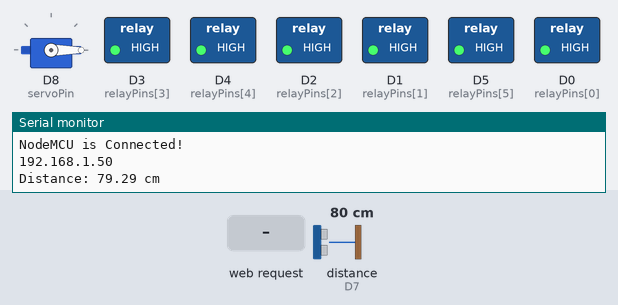
This sketch was run on a simulated ESP8266 (NodeMCU). On the bench: servo, switched loads named in the sketch (green lamp = pin HIGH), the last lines printed to the serial monitor. Wiring (inferred from the names in the program): ultrasonic range finder: trigger D6; echo D7. The inputs (shaded band) are chosen by the test bench; at power-on: distance to the obstacle (sensor on D7) 80 cm. The echo pulse lasts 58.3 µs per cm; WiFi joins after 1.5 s; servers stay silent unless stated; pins used as bus, display or sensor lines are not drawn.

Above: at 3.2 s.
3.3 s: HTTP request GET /switch_on_the_living_room_light received
At 5.3 s:
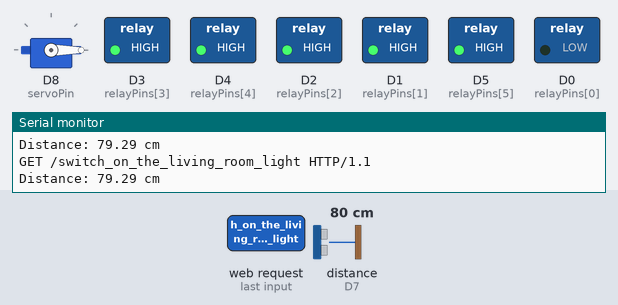
6.0 s: distance to the obstacle (sensor on D7) set to 18 cm
8.7 s: distance to the obstacle (sensor on D7) set to 14 cm
At 11.2 s:
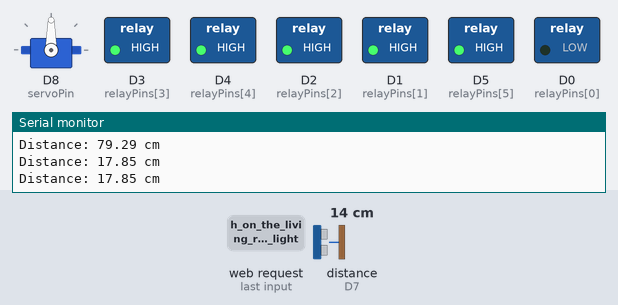
11.5 s: HTTP request GET /switch_off_the_living_room_light received
At 13.7 s:
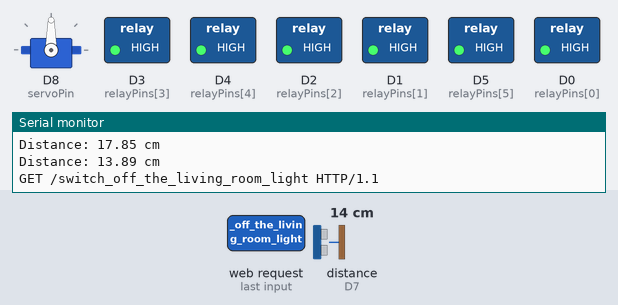
14.5 s: HTTP request GET /switch_on_the_living_room_fan received
At 17.2 s:
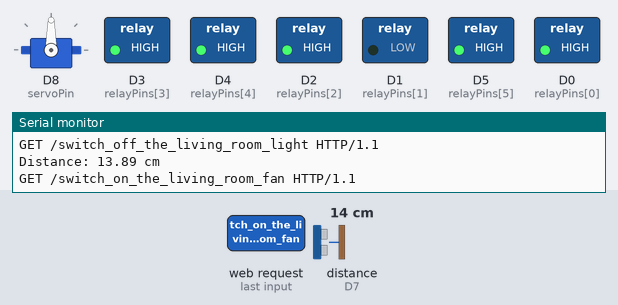
17.5 s: HTTP request GET /switch_on_the_bedroom_light received
At 19.6 s:
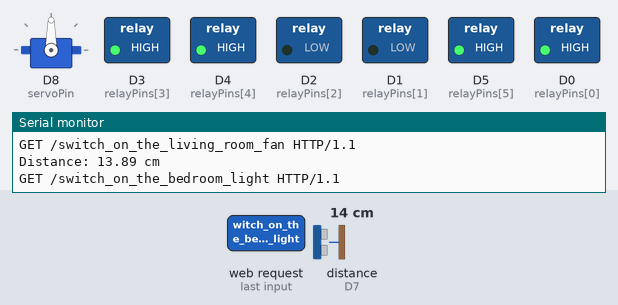
Timing chart, 0 to 21.1 s (numbered marks = the images above; inputs shaded):
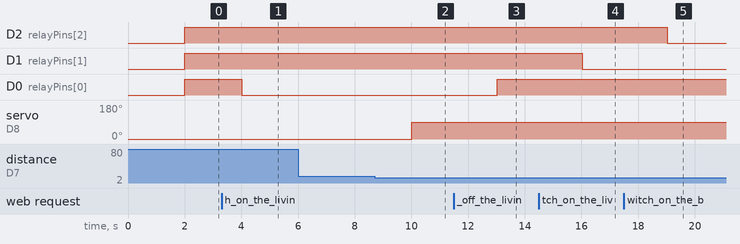

The sketch:

doors_lights_fans.ino
```cpp
#include <ESP8266WiFi.h>
#include <Servo.h>
WiFiClient client;
WiFiServer server(80);
Servo myservo;
const int relayPins[] = {D0, D1, D2, D3, D4, D5};
int trigPin = D6;
int echoPin = D7;
int servoPin = D8;
void setup()
{
  Serial.begin(9600);
  WiFi.begin("Radha rani ki jai" , "Rachit1234");
  while(WiFi.status() != WL_CONNECTED)
  {
    Serial.print(".........");
    delay(2000);
  }
  Serial.println();
  Serial.println("NodeMCU is Connected!");
  Serial.println(WiFi.localIP());
  server.begin();
  for (int i = 0; i < 6; i++)
  {
    pinMode(relayPins[i], OUTPUT);
    digitalWrite(relayPins[i], HIGH);
  }
  pinMode(trigPin, OUTPUT);
  pinMode(echoPin, INPUT);
  myservo.attach(servoPin);
  myservo.write(0);
}
void loop()
{
  client = server.available();
  if (client == 1)
  {
    String request = client.readStringUntil('\n');
    Serial.println(request);
    request.trim();
    if(request == "GET /switch_on_the_living_room_light HTTP/1.1")
    {
      digitalWrite(relayPins[0], LOW);
    }
    if(request == "GET /switch_off_the_living_room_light HTTP/1.1")
    {
      digitalWrite(relayPins[0], HIGH);
    }
    if(request == "GET /switch_on_the_living_room_fan HTTP/1.1")
    {
      digitalWrite(relayPins[1], LOW);
    }
    if(request == "GET /switch_off_the_living_room_fan HTTP/1.1")
    {
      digitalWrite(relayPins[1], HIGH);
    }
    if(request == "GET /switch_on_the_bedroom_light HTTP/1.1")
    {
      digitalWrite(relayPins[2], LOW);
    }
    if(request == "GET /switch_off_the_bedroom_light HTTP/1.1")
    {
      digitalWrite(relayPins[2], HIGH);
    }
    if(request == "GET /switch_on_the_bedroom_fan HTTP/1.1")
    {
      digitalWrite(relayPins[3], LOW);
    }
    if(request == "GET /switch_off_the_bedroom_fan HTTP/1.1")
    {
      digitalWrite(relayPins[3], HIGH);
    }
    if(request == "GET /switch_on_the_kitchen_light HTTP/1.1")
    {
      digitalWrite(relayPins[4], LOW);
    }
    if(request == "GET /switch_off_the_kitchen_light HTTP/1.1")
    {
      digitalWrite(relayPins[4], HIGH);
    }
    if(request == "GET /switch_on_the_bathroom_light HTTP/1.1")
    {
      digitalWrite(relayPins[5], LOW);
    }
    if(request == "GET /switch_off_the_bathroom_light HTTP/1.1")
    {
      digitalWrite(relayPins[5], HIGH);
    }
  }
  digitalWrite(trigPin, LOW);
  delayMicroseconds(2);
  digitalWrite(trigPin, HIGH);
  delayMicroseconds(10);
  digitalWrite(trigPin, LOW);
  long duration = pulseIn(echoPin, HIGH);
  float distance = duration * 0.034 / 2;
  if (distance<15)
  {
    myservo.write(90);
    delay(2000);
  }
  else
  {
    myservo.write(0);
    delay(1000);
  }
  Serial.print("Distance: ");
  Serial.print(distance);
  Serial.println(" cm");
  delay(1000);
}
```

Measured:
- the behaviour switches between 16 and 15 cm on distance to the obstacle (sensor on D7) (found by bisection; images 1 and 2)
- after the input at 3.3 s, D0 (relayPins[0]): HIGH → LOW after 0.71 s
- after the input at 8.7 s, servo on D8 (servoPin): 0° → 90° after 1.3 s
- after the input at 11.5 s, D0 (relayPins[0]): LOW → HIGH after 1.5 s
- after the input at 14.5 s, D1 (relayPins[1]): HIGH → LOW after 1.5 s
- after the input at 17.5 s, D2 (relayPins[2]): HIGH → LOW after 1.5 s
